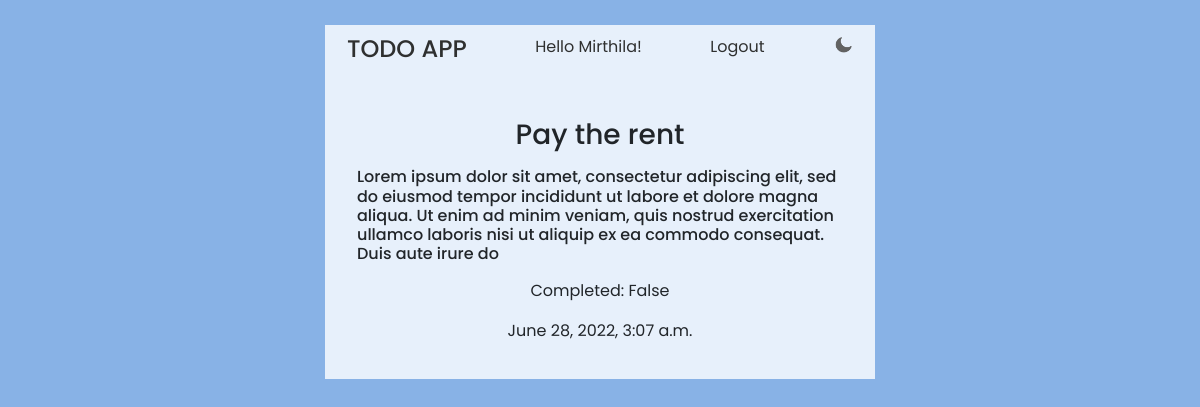
The app's page /task_detail/17/ (signed in) with its own data.
### base/models.py (models this page shows, shortened)
class Task(models.Model):
    user = models.ForeignKey(User, on_delete=models.CASCADE)
    title = models.CharField(max_length=50)
    description = models.TextField(max_length=250)
    completed = models.BooleanField(default=False)
    created = models.DateTimeField(auto_now_add=True)
    class Meta:
        ordering = ['completed', '-created']

### base/views.py (the view)
# urls.py: path('task_detail/<int:pk>/', TaskDetail.as_view(), name='task_detail'),
class TaskDetail(LoginRequiredMixin, DetailView):
    model = Task
    context_object_name = 'task'
    template_name = 'base/task.html'

### base/templates/base/task.html
{% extends 'base/base.html' %}
{% block content %}
    <div class="section">
        <p><h3 class="text-center">{{task.title}}</h3></p>
        <p><h6 class="text-justify">{{task.description}}</h6></p>
        <p class="text-center">Completed: {{task.completed}}</p>
        <p class="text-center">{{task.created}}</p>
    </div>
{% endblock %}

### base/templates/base/base.html (shortened to what this page needs)
{% load static %}
<!DOCTYPE html>
<html lang="en">
<head>
    <link href="https://cdn.jsdelivr.net/npm/bootstrap@5.0.2/dist/css/bootstrap.min.css" rel="stylesheet">
    <link rel="stylesheet" href="https://cdn.jsdelivr.net/npm/bootstrap-icons@1.3.0/font/bootstrap-icons.css">
    <link rel="stylesheet" href="{% static 'style.css' %}">
</head>
<body>
    <div class="container">
        <div class="header">
            <a href="{% url 'task_list' %}"><h4 class="todo">TODO APP</h4></a>
            {% if request.user.is_authenticated %}
                <span class="todo">Hello {{request.user.first_name}}!</span>
                    <a href="{% url 'logout' %}" class="todo">Logout</a>
            {% else %}
                <a href="{% url 'login' %}" class="todo">Login</a>
                <a href="{% url 'register' %}" class="todo">Register</a>
            {% endif %}
            <img src="{% static 'images/moon.png' %}" id="icon">
        </div>
            {% block content %}
            {% endblock %}
    </div>
</body>
</html>

### base/static/style.css (style rules this page uses)
:root { --primary-color: #88B2E6; --secondary-color: #e7f0fb; --task-color: #001A2B; --todo-color: #2f3030; --maintitle-color: #000000; }
body { background-color: var(--primary-color); font-family: 'Poppins'; padding-top: 25px; }
a { text-decoration: none; }
.todo { color: var(--todo-color); }
.container { max-width: 550px; margin: auto; background-color: var(--secondary-color); }
.header { display: flex; justify-content: space-between; padding: 10px; }
.section { padding: 20px; }
#icon { width: 20px; height: 20px; cursor: pointer; }

### records on screen
Task: title "Pay the rent", description "Lorem ipsum dolor sit amet, consectetur adipiscing elit, sed do eiusmod tempor incididunt ut labore et dolore magna aliqua. Ut enim ad minim veniam, quis nostrud exercitation ullamco laboris nisi ut aliquip ex ea commodo consequat. Duis aute irure do", completed "False", created "June 28, 2022, 3:07 a.m."

### other values on screen
{{ request.user.first_name }} "Mirthila"
